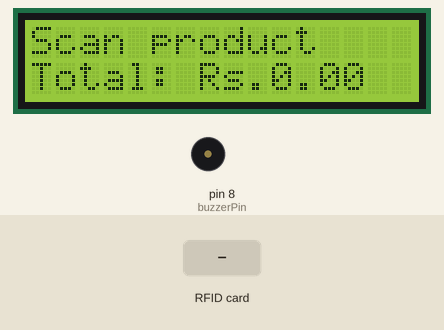
Recording of a sketch running on a simulated Arduino Uno, built with avr-gcc and run on an emulated ATmega328P. On the bench: 16×2 character LCD, buzzer (waves = sounding, pin HIGH). The test bench sets the inputs (shaded band). Pins used as bus, display or sensor lines are not drawn; what the sketch prints to the serial monitor is not drawn.

Above: at 1.3 s.
1.4 s: RFID card B9 9B 98 C1 held to the reader
At 2.3 s:
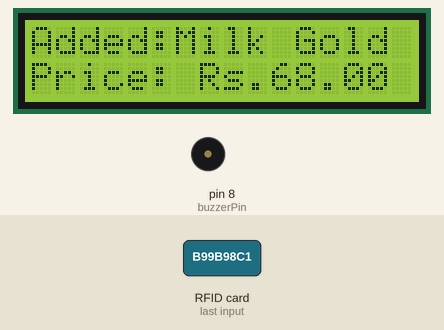
4.0 s: RFID card 99 FB FF C1 held to the reader
At 4.9 s:
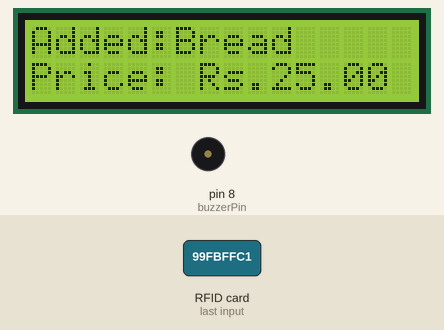
6.6 s: RFID card F7 EA 9B 5F held to the reader
At 7.5 s:
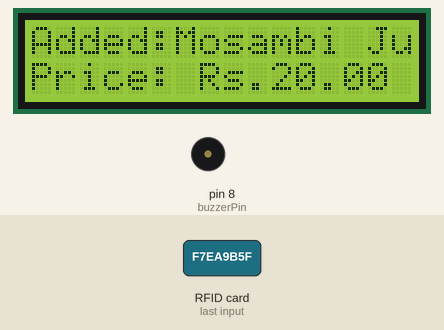
9.3 s: RFID card 5E 7A 19 C4 held to the reader
At 10.2 s:
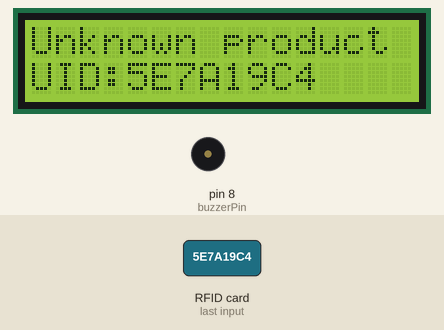
11.9 s: RFID card B9 9B 98 C1 held to the reader
At 12.5 s:
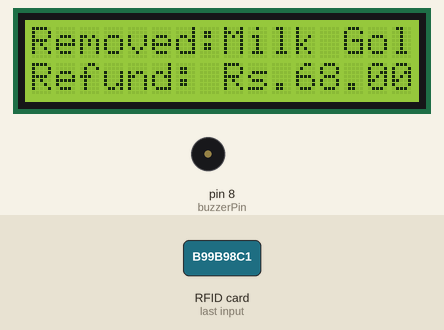
14.5 s: RFID card 99 FB FF C1 held to the reader
At 15.4 s:
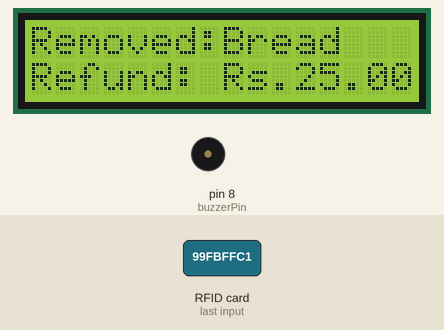
Timing chart, 0 to 17.5 s (numbered marks = the images above; inputs shaded):
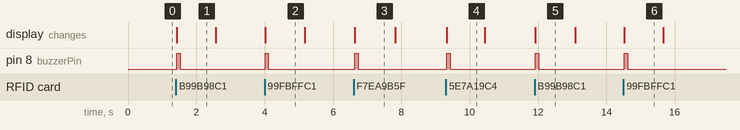

The sketch:

Product-scanner-Arduino-code.ino
```cpp
#include <SPI.h>
#include <MFRC522.h>
#include <LiquidCrystal.h>

// LCD pins
const int rs = 7, en = 6, d4 = 5, d5 = 4, d6 = 3, d7 = 2;
LiquidCrystal lcd(rs, en, d4, d5, d6, d7);
 int buzzerPin = 8;

// RFID pins
#define SS_PIN 10
#define RST_PIN 9
MFRC522 rfid(SS_PIN, RST_PIN);

// Product database structure
struct Product {
  String uid;
  String name;
  float price;
  int quantity; // Will be either 0 or 1 in this version
};

// Define your products here (UID should match your RFID cards)
const int MAX_PRODUCTS = 10; // Maximum number of different products
Product products[MAX_PRODUCTS] = {
  {"B99B98C1", "Milk Gold", 68.00, 0},
  {"99FBFFC1", "Bread", 25.00, 0},
  {"F7EA9B5F", "Mosambi Juice", 20.00, 0},
  {"E7949F5F", "Ganne Juice", 25.00, 0},
  // Add more products as needed
};

int productCount = 4; // Update this to match the number of products you've defined
float totalAmount = 0.00;

void setup() {
  Serial.begin(9600);
  SPI.begin();          // Init SPI bus
  rfid.PCD_Init();      // Init MFRC522
  lcd.begin(16, 2);     // Init LCD
  pinMode(buzzerPin, OUTPUT);
  displayWelcomeMessage();
}

void loop() {
  // Look for new cards
  if (!rfid.PICC_IsNewCardPresent() || !rfid.PICC_ReadCardSerial()) {
    return;
  }

  // Get UID of the scanned card
  String uid = getRFIDUID();

  // Find the product in our database
  int productIndex = findProductIndex(uid);

  if (productIndex != -1) {
    // Toggle product quantity (add or remove)
    if (products[productIndex].quantity == 0) {
      // Add product
      products[productIndex].quantity = 1;
      totalAmount += products[productIndex].price;
      displayAddedMessage(productIndex);
    } else {
      // Remove product
      products[productIndex].quantity = 0;
      totalAmount -= products[productIndex].price;
      displayRemovedMessage(productIndex);
    }

    playBeep();
    printReceipt();
  } else {
    // Unknown card
    displayUnknownCard(uid);
    playBeep();
  }

  // Halt PICC
  rfid.PICC_HaltA();
  rfid.PCD_StopCrypto1();

  delay(1000); // Wait 1 second before next scan
  displayWelcomeMessage();
}

String getRFIDUID() {
  String uid = "";
  for (byte i = 0; i < rfid.uid.size; i++) {
    uid += String(rfid.uid.uidByte[i] < 0x10 ? "0" : "");
    uid += String(rfid.uid.uidByte[i], HEX);
  }
  uid.toUpperCase();
  Serial.println("Scanned UID: " + uid);
  return uid;
}

int findProductIndex(String uid) {
  for (int i = 0; i < productCount; i++) {
    if (products[i].uid == uid) {
      return i;
    }
  }
  return -1; // Not found
}

void displayAddedMessage(int index) {
  lcd.clear();
  lcd.setCursor(0, 0);
  lcd.print("Added:");
  lcd.print(products[index].name);
  lcd.setCursor(0, 1);
  lcd.print("Price: Rs.");
  lcd.print(products[index].price);
}

void displayRemovedMessage(int index) {
  lcd.clear();
  lcd.setCursor(0, 0);
  lcd.print("Removed:");
  lcd.print(products[index].name);
  lcd.setCursor(0, 1);
  lcd.print("Refund: Rs.");
  lcd.print(products[index].price);
}

void displayUnknownCard(String uid) {
  lcd.clear();
  lcd.setCursor(0, 0);
  lcd.print("Unknown product");
  lcd.setCursor(0, 1);
  lcd.print("UID:");
  lcd.print(uid.substring(0, 8)); // Display first part of UID
}

void displayWelcomeMessage() {
  lcd.clear();
  lcd.setCursor(0, 0);
  lcd.print("Scan product");
  lcd.setCursor(0, 1);
  lcd.print("Total: Rs.");
  lcd.print(totalAmount);
}

void playBeep() {
  Serial.println("Beeppppp");
  digitalWrite(buzzerPin, HIGH);
  delay(100);
  digitalWrite(buzzerPin, LOW);
}

void printReceipt() {
  Serial.println("\n----- Current Receipt -----");
  bool hasItems = false;

  for (int i = 0; i < productCount; i++) {
    if (products[i].quantity > 0) {
      hasItems = true;
      Serial.print(products[i].name);
      Serial.print("\tRs.");
      Serial.println(products[i].price);
    }
  }

  if (!hasItems) {
    Serial.println("Cart is empty");
  }

  Serial.print("TOTAL: Rs.");
  Serial.println(totalAmount);
  Serial.println("---------------------------\n");
}
```

Measured:
- after the input at 1.4 s, pin 8 (buzzerPin): LOW → HIGH at once, → LOW 0.10 s later; the display: changes at once (image 1)
- after the input at 4.0 s, pin 8 (buzzerPin): LOW → HIGH at once, → LOW 0.10 s later; the display: changes at once (image 2)
- after the input at 6.6 s, pin 8 (buzzerPin): LOW → HIGH at once, → LOW 0.10 s later; the display: changes at once (image 3)
- after the input at 9.3 s, pin 8 (buzzerPin): LOW → HIGH at once, → LOW 0.10 s later; the display: changes at once (image 4)
- after the input at 11.9 s, pin 8 (buzzerPin): LOW → HIGH at once, → LOW 0.10 s later; the display: changes at once (image 5)
- after the input at 14.5 s, pin 8 (buzzerPin): LOW → HIGH at once, → LOW 0.10 s later; the display: changes at once (image 6)
- what the display in image 1 shows lasts 1.2 s, from 1.4 s to 2.6 s
